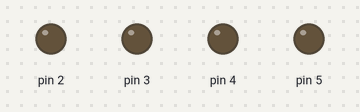
The sketch below on a simulated Arduino Uno, built with avr-gcc and run on an emulated ATmega328P. On the bench: output pins drawn as LEDs (lit = HIGH).

Above: at 0.12 s.
At 0.62 s:
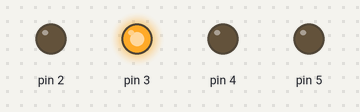
At 1.12 s:
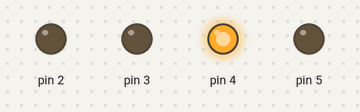
At 2.37 s:
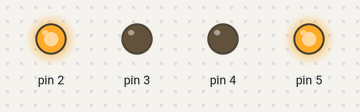
At 3.62 s:
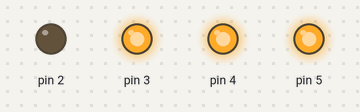
At 4.87 s:
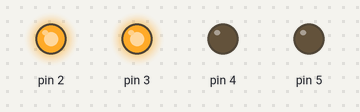
Timing chart, 0 to 5.2 s (numbered marks = the images above):
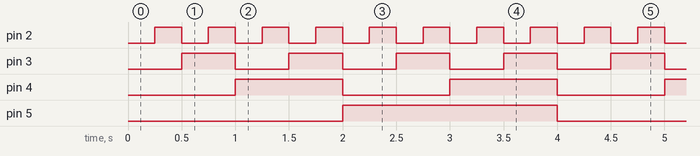

The sketch:

shared_anodes_and_cathodes.ino
```cpp
// Shared cathodes demo
// Dan Royer (dan@marginallyclever.com) 2017-02-16

#define PINA 2
#define PINB 3
#define PINC 4
#define PIND 5

// 4 wires, 16 combinations of on/off
#define COMBINATIONS (4*4)

#define WAIT 250


void setup() {
  pinMode(2,OUTPUT);
  pinMode(3,OUTPUT);
  pinMode(4,OUTPUT);
  pinMode(5,OUTPUT);
}


void loop() {
  int i,j;

  for(i=0;i<COMBINATIONS;++i) {
    lightPin(i,1,PINA);
    lightPin(i,2,PINB);
    lightPin(i,4,PINC);
    lightPin(i,8,PIND);
    delay(WAIT);
  }
}


void lightPin(int data,int mask, int pin) {
  int state = (( data & mask )!=0) ? HIGH : LOW;
  digitalWrite(pin,state);
}
```

Measured:
- by itself, pin 2: alternates HIGH for 0.25 s and LOW for 0.25 s
- by itself, pin 3: alternates HIGH for 0.50 s and LOW for 0.50 s
- by itself, pin 4: alternates HIGH for 1.0 s and LOW for 1.0 s
- by itself, pin 5: alternates HIGH for 2.0 s and LOW for 2.0 s
